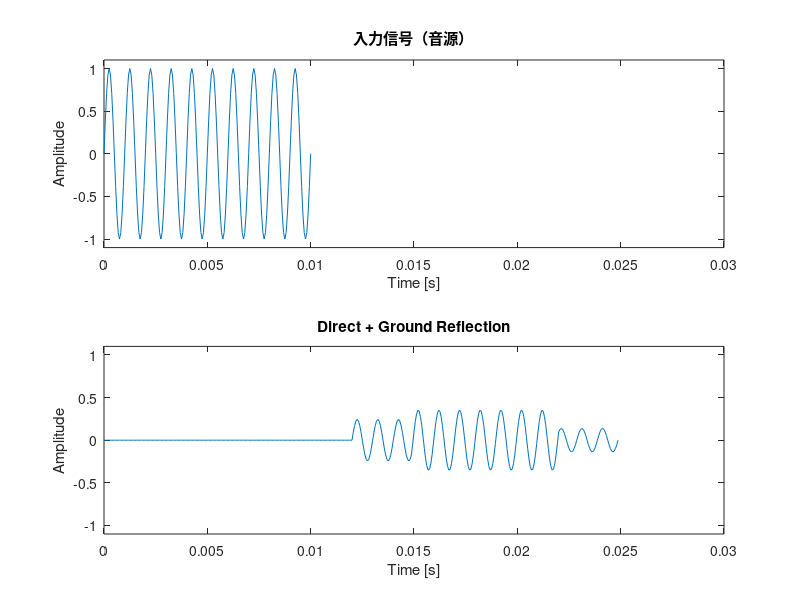

This chart was generated by the following MATLAB code:
%距離計算、遅延、簡易減衰、地面反射(鏡像法)

%% acoustic_sim_step2_ground_reflection.m

clear; clc;

%% パラメータ
fs = 16000;          % サンプリング周波数
c = 343;             % 音速 [m/s]
reflection_coef = 0.7; % 反射係数

%% 座標設定 [x, y, z]
source = [1.0, 1.0, 1.5];      % 音源位置
mic    = [5, 2, 1.5];      % マイク位置

%% 音源（テスト用）
t = 0:1/fs:0.01;     
input_signal = sin(2*pi*1000*t)';  % 1kHz。転置を実施している

%% ========= ① 直接音 =========
%距離計算
distance = norm(source - mic);

%% 遅延計算
delay_time = distance / c;
delay_direct = round(delay_time * fs);

%減衰計算
attenuation = 1 / distance;

%遅延信号生成
direct_signal = [zeros(delay_direct, 1); attenuation * input_signal];

%% ========= ② 反射音（鏡像法） =========
% 鏡像音源（z反転）
image_source = [source(1), source(2), -source(3)];

% 距離計算
dist_reflect = norm(image_source - mic);

% 遅延計算
dealy_time_dist = dist_reflect / c;
delay_reflect = round(dealy_time_dist * fs);

% 減衰（距離＋反射係数）
atten_reflect = (1 / dist_reflect) * reflection_coef;

reflect_signal = [zeros(delay_reflect,1); atten_reflect * input_signal];

%% ========= ③ 信号合成 =========
max_len = max(length(direct_signal), length(reflect_signal));

direct_signal(end+1:max_len) = 0;
reflect_signal(end+1:max_len) = 0;

mic_signal = direct_signal + reflect_signal;

%% ========= ④ プロット =========
time = (0:length(mic_signal)-1) / fs;

figure;
subplot(2,1,1);
plot(t, input_signal);
xlim([0 0.03])
ylim([-1.1 1.1])
title('入力信号（音源）');
xlabel('Time [s]');
ylabel('Amplitude');

subplot(2,1,2);
plot(time, mic_signal);
xlabel('Time [s]');
ylabel('Amplitude');
title('Direct + Ground Reflection');
xlim([0 0.03]); % 見やすく
ylim([-1.1 1.1])
exportgraphics(gcf, './form/sin_groundreflection_waveform.png', 'Resolution', 300);

%% ========= 距離・遅延用デバック =========
%直接音
fprintf('距離: %.2f m\n', distance);
fprintf('遅延: %.5f 秒（%d サンプル）\n', delay_time, delay_direct);
fprintf('減衰: %.5f\n', attenuation);

%反射音
fprintf('距離: %.2f m\n', dist_reflect);
fprintf('遅延: %.5f 秒（%d サンプル）\n', dealy_time_dist, delay_reflect);
fprintf('減衰: %.5f\n', atten_reflect);
%fprintf(reflect_signal);
